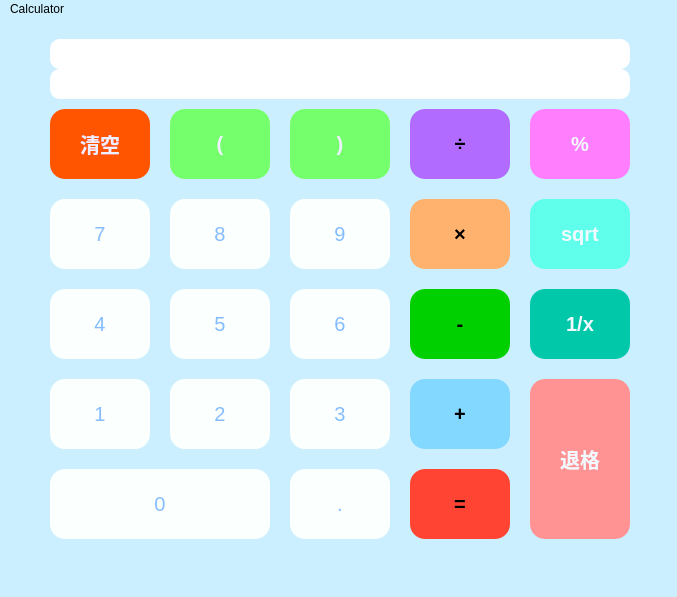
<?xml version="1.0" encoding="UTF-8"?>
<ui version="4.0">
 <class>MainWindow</class>
 <widget class="QMainWindow" name="MainWindow">
  <property name="windowModality">
   <enum>Qt::NonModal</enum>
  </property>
  <property name="geometry">
   <rect>
    <x>0</x>
    <y>0</y>
    <width>677</width>
    <height>597</height>
   </rect>
  </property>
  <property name="windowTitle">
   <string>MainWindow</string>
  </property>
  <property name="windowOpacity">
   <double>100.000000000000000</double>
  </property>
  <property name="styleSheet">
   <string notr="true">background-color:rgb(203, 239, 255);</string>
  </property>
  <widget class="QWidget" name="centralwidget">
   <widget class="QPushButton" name="pushButton_7">
    <property name="enabled">
     <bool>true</bool>
    </property>
    <property name="geometry">
     <rect>
      <x>50</x>
      <y>180</y>
      <width>100</width>
      <height>70</height>
     </rect>
    </property>
    <property name="minimumSize">
     <size>
      <width>0</width>
      <height>0</height>
     </size>
    </property>
    <property name="font">
     <font>
      <pointsize>15</pointsize>
     </font>
    </property>
    <property name="styleSheet">
     <string notr="true">QPushButton{
border-radius:15px;
background-color: rgb(251, 255, 254);
color:rgb(133, 188, 255);
}
QPushButton:hover{
	background-color: rgb(234, 238, 237);
}
QPushButton:pressed{
	background-color:rgb(225, 229, 228);
}</string>
    </property>
    <property name="text">
     <string>7</string>
    </property>
   </widget>
   <widget class="QPushButton" name="pushButton_8">
    <property name="enabled">
     <bool>true</bool>
    </property>
    <property name="geometry">
     <rect>
      <x>170</x>
      <y>180</y>
      <width>100</width>
      <height>70</height>
     </rect>
    </property>
    <property name="minimumSize">
     <size>
      <width>0</width>
      <height>0</height>
     </size>
    </property>
    <property name="font">
     <font>
      <pointsize>15</pointsize>
     </font>
    </property>
    <property name="styleSheet">
     <string notr="true">QPushButton{
border-radius:15px;
background-color: rgb(251, 255, 254);
color:rgb(133, 188, 255);
}
QPushButton:hover{
	background-color: rgb(234, 238, 237);
}
QPushButton:pressed{
	background-color:rgb(225, 229, 228);
}</string>
    </property>
    <property name="text">
     <string>8</string>
    </property>
   </widget>
   <widget class="QPushButton" name="pushButton_9">
    <property name="enabled">
     <bool>true</bool>
    </property>
    <property name="geometry">
     <rect>
      <x>290</x>
      <y>180</y>
      <width>100</width>
      <height>70</height>
     </rect>
    </property>
    <property name="minimumSize">
     <size>
      <width>0</width>
      <height>0</height>
     </size>
    </property>
    <property name="font">
     <font>
      <pointsize>15</pointsize>
      <bold>false</bold>
     </font>
    </property>
    <property name="styleSheet">
     <string notr="true">QPushButton{
border-radius:15px;
background-color: rgb(251, 255, 254);
color:rgb(133, 188, 255);
}
QPushButton:hover{
	background-color: rgb(234, 238, 237);
}
QPushButton:pressed{
	background-color:rgb(225, 229, 228);
}</string>
    </property>
    <property name="text">
     <string>9</string>
    </property>
   </widget>
   <widget class="QPushButton" name="pushButton_6">
    <property name="enabled">
     <bool>true</bool>
    </property>
    <property name="geometry">
     <rect>
      <x>290</x>
      <y>270</y>
      <width>100</width>
      <height>70</height>
     </rect>
    </property>
    <property name="minimumSize">
     <size>
      <width>0</width>
      <height>0</height>
     </size>
    </property>
    <property name="font">
     <font>
      <pointsize>15</pointsize>
     </font>
    </property>
    <property name="styleSheet">
     <string notr="true">QPushButton{
border-radius:15px;
background-color: rgb(251, 255, 254);
color:rgb(133, 188, 255);
}
QPushButton:hover{
	background-color: rgb(234, 238, 237);
}
QPushButton:pressed{
	background-color:rgb(225, 229, 228);
}</string>
    </property>
    <property name="text">
     <string>6</string>
    </property>
   </widget>
   <widget class="QPushButton" name="pushButton_5">
    <property name="enabled">
     <bool>true</bool>
    </property>
    <property name="geometry">
     <rect>
      <x>170</x>
      <y>270</y>
      <width>100</width>
      <height>70</height>
     </rect>
    </property>
    <property name="minimumSize">
     <size>
      <width>0</width>
      <height>0</height>
     </size>
    </property>
    <property name="font">
     <font>
      <pointsize>15</pointsize>
     </font>
    </property>
    <property name="styleSheet">
     <string notr="true">QPushButton{
border-radius:15px;
background-color: rgb(251, 255, 254);
color:rgb(133, 188, 255);
}
QPushButton:hover{
	background-color: rgb(234, 238, 237);
}
QPushButton:pressed{
	background-color:rgb(225, 229, 228);
}</string>
    </property>
    <property name="text">
     <string>5</string>
    </property>
   </widget>
   <widget class="QPushButton" name="pushButton_4">
    <property name="enabled">
     <bool>true</bool>
    </property>
    <property name="geometry">
     <rect>
      <x>50</x>
      <y>270</y>
      <width>100</width>
      <height>70</height>
     </rect>
    </property>
    <property name="minimumSize">
     <size>
      <width>0</width>
      <height>0</height>
     </size>
    </property>
    <property name="font">
     <font>
      <pointsize>15</pointsize>
     </font>
    </property>
    <property name="styleSheet">
     <string notr="true">QPushButton{
border-radius:15px;
background-color: rgb(251, 255, 254);
color:rgb(133, 188, 255);
}
QPushButton:hover{
	background-color: rgb(234, 238, 237);
}
QPushButton:pressed{
	background-color:rgb(225, 229, 228);
}</string>
    </property>
    <property name="text">
     <string>4</string>
    </property>
   </widget>
   <widget class="QPushButton" name="pushButton_1">
    <property name="enabled">
     <bool>true</bool>
    </property>
    <property name="geometry">
     <rect>
      <x>50</x>
      <y>360</y>
      <width>100</width>
      <height>70</height>
     </rect>
    </property>
    <property name="minimumSize">
     <size>
      <width>0</width>
      <height>0</height>
     </size>
    </property>
    <property name="font">
     <font>
      <pointsize>15</pointsize>
     </font>
    </property>
    <property name="styleSheet">
     <string notr="true">QPushButton{
border-radius:15px;
background-color: rgb(251, 255, 254);
color:rgb(133, 188, 255);
}
QPushButton:hover{
	background-color: rgb(234, 238, 237);
}
QPushButton:pressed{
	background-color:rgb(225, 229, 228);
}</string>
    </property>
    <property name="text">
     <string>1</string>
    </property>
   </widget>
   <widget class="QPushButton" name="pushButton_2">
    <property name="enabled">
     <bool>true</bool>
    </property>
    <property name="geometry">
     <rect>
      <x>170</x>
      <y>360</y>
      <width>100</width>
      <height>70</height>
     </rect>
    </property>
    <property name="minimumSize">
     <size>
      <width>0</width>
      <height>0</height>
     </size>
    </property>
    <property name="font">
     <font>
      <pointsize>15</pointsize>
     </font>
    </property>
    <property name="styleSheet">
     <string notr="true">QPushButton{
border-radius:15px;
background-color: rgb(251, 255, 254);
color:rgb(133, 188, 255);
}
QPushButton:hover{
	background-color: rgb(234, 238, 237);
}
QPushButton:pressed{
	background-color:rgb(225, 229, 228);
}</string>
    </property>
    <property name="text">
     <string>2</string>
    </property>
   </widget>
   <widget class="QPushButton" name="pushButton_3">
    <property name="enabled">
     <bool>true</bool>
    </property>
    <property name="geometry">
     <rect>
      <x>290</x>
      <y>360</y>
      <width>100</width>
      <height>70</height>
     </rect>
    </property>
    <property name="minimumSize">
     <size>
      <width>0</width>
      <height>0</height>
     </size>
    </property>
    <property name="font">
     <font>
      <pointsize>15</pointsize>
     </font>
    </property>
    <property name="styleSheet">
     <string notr="true">QPushButton{
border-radius:15px;
background-color: rgb(251, 255, 254);
color:rgb(133, 188, 255);
}
QPushButton:hover{
	background-color: rgb(234, 238, 237);
}
QPushButton:pressed{
	background-color:rgb(225, 229, 228);
}</string>
    </property>
    <property name="text">
     <string>3</string>
    </property>
   </widget>
   <widget class="QPushButton" name="pushButton_clear">
    <property name="enabled">
     <bool>true</bool>
    </property>
    <property name="geometry">
     <rect>
      <x>50</x>
      <y>90</y>
      <width>100</width>
      <height>70</height>
     </rect>
    </property>
    <property name="sizePolicy">
     <sizepolicy hsizetype="Minimum" vsizetype="Fixed">
      <horstretch>0</horstretch>
      <verstretch>0</verstretch>
     </sizepolicy>
    </property>
    <property name="minimumSize">
     <size>
      <width>0</width>
      <height>0</height>
     </size>
    </property>
    <property name="font">
     <font>
      <family>Microsoft YaHei UI</family>
      <pointsize>15</pointsize>
      <italic>false</italic>
      <bold>true</bold>
      <kerning>true</kerning>
     </font>
    </property>
    <property name="cursor">
     <cursorShape>ArrowCursor</cursorShape>
    </property>
    <property name="focusPolicy">
     <enum>Qt::StrongFocus</enum>
    </property>
    <property name="contextMenuPolicy">
     <enum>Qt::DefaultContextMenu</enum>
    </property>
    <property name="styleSheet">
     <string notr="true">QPushButton{
color: rgb(238, 239, 255);
border-radius:15px;
background-color:rgb(255, 85, 0);
font: 700 15pt &quot;Microsoft YaHei UI&quot;;
}
QPushButton:pressed{
	background-color:rgb(231, 77, 0);
}</string>
    </property>
    <property name="text">
     <string>清空</string>
    </property>
    <property name="iconSize">
     <size>
      <width>20</width>
      <height>20</height>
     </size>
    </property>
   </widget>
   <widget class="QPushButton" name="pushButton_divide">
    <property name="enabled">
     <bool>true</bool>
    </property>
    <property name="geometry">
     <rect>
      <x>410</x>
      <y>90</y>
      <width>100</width>
      <height>70</height>
     </rect>
    </property>
    <property name="minimumSize">
     <size>
      <width>0</width>
      <height>0</height>
     </size>
    </property>
    <property name="font">
     <font>
      <family>Microsoft YaHei UI</family>
      <pointsize>15</pointsize>
      <italic>false</italic>
      <bold>true</bold>
     </font>
    </property>
    <property name="styleSheet">
     <string notr="true">QPushButton{
background-color: rgb(177, 108, 255);
border-radius:15px;
font: 700 15pt &quot;Microsoft YaHei UI&quot;;
}
QPushButton:pressed{
	background-color: rgb(101, 48, 206);
}</string>
    </property>
    <property name="text">
     <string>÷</string>
    </property>
   </widget>
   <widget class="QPushButton" name="pushButton_multiply">
    <property name="enabled">
     <bool>true</bool>
    </property>
    <property name="geometry">
     <rect>
      <x>410</x>
      <y>180</y>
      <width>100</width>
      <height>70</height>
     </rect>
    </property>
    <property name="minimumSize">
     <size>
      <width>0</width>
      <height>0</height>
     </size>
    </property>
    <property name="font">
     <font>
      <family>Microsoft YaHei UI</family>
      <pointsize>15</pointsize>
      <italic>false</italic>
      <bold>true</bold>
     </font>
    </property>
    <property name="styleSheet">
     <string notr="true">QPushButton{
border-radius:15px;
font: 700 15pt &quot;Microsoft YaHei UI&quot;;
background-color: rgb(255, 178, 110);
}
QPushButton:pressed{
	background-color: rgb(226, 157, 97);
}</string>
    </property>
    <property name="text">
     <string>×</string>
    </property>
   </widget>
   <widget class="QPushButton" name="pushButton_back">
    <property name="enabled">
     <bool>true</bool>
    </property>
    <property name="geometry">
     <rect>
      <x>530</x>
      <y>360</y>
      <width>100</width>
      <height>160</height>
     </rect>
    </property>
    <property name="minimumSize">
     <size>
      <width>0</width>
      <height>0</height>
     </size>
    </property>
    <property name="font">
     <font>
      <family>Microsoft YaHei UI</family>
      <pointsize>15</pointsize>
      <italic>false</italic>
      <bold>true</bold>
     </font>
    </property>
    <property name="styleSheet">
     <string notr="true">QPushButton{
border-radius:15px;
font: 700 15pt &quot;Microsoft YaHei UI&quot;;
background-color: rgb(255, 147, 147);
color: rgb(242, 249, 255);
}
QPushButton:pressed{
	background-color: rgb(227, 131, 131);
}</string>
    </property>
    <property name="text">
     <string>退格</string>
    </property>
   </widget>
   <widget class="QPushButton" name="pushButton_minus">
    <property name="enabled">
     <bool>true</bool>
    </property>
    <property name="geometry">
     <rect>
      <x>410</x>
      <y>270</y>
      <width>100</width>
      <height>70</height>
     </rect>
    </property>
    <property name="minimumSize">
     <size>
      <width>0</width>
      <height>0</height>
     </size>
    </property>
    <property name="font">
     <font>
      <family>Microsoft YaHei UI</family>
      <pointsize>15</pointsize>
      <italic>false</italic>
      <bold>true</bold>
     </font>
    </property>
    <property name="styleSheet">
     <string notr="true">QPushButton{
border-radius:15px;
background-color: rgb(0, 207, 0);
font: 700 15pt &quot;Microsoft YaHei UI&quot;;
}
QPushButton:pressed{
	background-color: rgb(0, 179, 0);
}
</string>
    </property>
    <property name="text">
     <string>-</string>
    </property>
   </widget>
   <widget class="QPushButton" name="pushButton_add">
    <property name="enabled">
     <bool>true</bool>
    </property>
    <property name="geometry">
     <rect>
      <x>410</x>
      <y>360</y>
      <width>100</width>
      <height>70</height>
     </rect>
    </property>
    <property name="minimumSize">
     <size>
      <width>0</width>
      <height>0</height>
     </size>
    </property>
    <property name="font">
     <font>
      <family>Microsoft YaHei UI</family>
      <pointsize>15</pointsize>
      <italic>false</italic>
      <bold>true</bold>
     </font>
    </property>
    <property name="styleSheet">
     <string notr="true">QPushButton{
border-radius:15px;
background-color: rgb(131, 216, 255);
font: 700 15pt &quot;Microsoft YaHei UI&quot;;
}
QPushButton:pressed{
background-color:rgb(122, 203, 238);
}</string>
    </property>
    <property name="text">
     <string>+</string>
    </property>
   </widget>
   <widget class="QPushButton" name="pushButton_equals">
    <property name="enabled">
     <bool>true</bool>
    </property>
    <property name="geometry">
     <rect>
      <x>410</x>
      <y>450</y>
      <width>100</width>
      <height>70</height>
     </rect>
    </property>
    <property name="minimumSize">
     <size>
      <width>0</width>
      <height>0</height>
     </size>
    </property>
    <property name="font">
     <font>
      <family>Microsoft YaHei UI</family>
      <pointsize>15</pointsize>
      <italic>false</italic>
      <bold>true</bold>
     </font>
    </property>
    <property name="styleSheet">
     <string notr="true">QPushButton{
background-color: rgb(255, 68, 51);
border-radius:15px;
font: 700 15pt &quot;Microsoft YaHei UI&quot;;
}
QPushButton:pressed{
background-color:rgb(230, 61, 46);
}</string>
    </property>
    <property name="text">
     <string>=</string>
    </property>
   </widget>
   <widget class="QPushButton" name="pushButton_dot">
    <property name="enabled">
     <bool>true</bool>
    </property>
    <property name="geometry">
     <rect>
      <x>290</x>
      <y>450</y>
      <width>100</width>
      <height>70</height>
     </rect>
    </property>
    <property name="minimumSize">
     <size>
      <width>0</width>
      <height>0</height>
     </size>
    </property>
    <property name="font">
     <font>
      <pointsize>15</pointsize>
     </font>
    </property>
    <property name="styleSheet">
     <string notr="true">QPushButton{
border-radius:15px;
background-color: rgb(251, 255, 254);
color:rgb(133, 188, 255);
}
QPushButton:hover{
	background-color: rgb(234, 238, 237);
}
QPushButton:pressed{
	background-color:rgb(225, 229, 228);
}</string>
    </property>
    <property name="text">
     <string>.</string>
    </property>
   </widget>
   <widget class="QPushButton" name="pushButton_0">
    <property name="enabled">
     <bool>true</bool>
    </property>
    <property name="geometry">
     <rect>
      <x>50</x>
      <y>450</y>
      <width>220</width>
      <height>70</height>
     </rect>
    </property>
    <property name="minimumSize">
     <size>
      <width>0</width>
      <height>0</height>
     </size>
    </property>
    <property name="font">
     <font>
      <pointsize>15</pointsize>
     </font>
    </property>
    <property name="styleSheet">
     <string notr="true">QPushButton{
border-radius:15px;
background-color: rgb(251, 255, 254);
color:rgb(133, 188, 255);
}
QPushButton:hover{
	background-color: rgb(234, 238, 237);
}
QPushButton:pressed{
	background-color:rgb(225, 229, 228);
}</string>
    </property>
    <property name="text">
     <string>0</string>
    </property>
   </widget>
   <widget class="QLabel" name="label">
    <property name="geometry">
     <rect>
      <x>50</x>
      <y>20</y>
      <width>580</width>
      <height>30</height>
     </rect>
    </property>
    <property name="styleSheet">
     <string notr="true">border-radius:10px;
font: 12pt &quot;Microsoft YaHei UI&quot;;
color:rgb(0, 0, 0);
background-color:rgb(255, 255, 255);</string>
    </property>
    <property name="text">
     <string/>
    </property>
   </widget>
   <widget class="QLabel" name="label_2">
    <property name="geometry">
     <rect>
      <x>50</x>
      <y>50</y>
      <width>580</width>
      <height>30</height>
     </rect>
    </property>
    <property name="styleSheet">
     <string notr="true">border-radius:10px;
font: 12pt &quot;Microsoft YaHei UI&quot;;
color:rgb(0, 0, 0);
background-color:rgb(255, 255, 255);</string>
    </property>
    <property name="text">
     <string/>
    </property>
   </widget>
   <widget class="QPushButton" name="pushButton_left">
    <property name="enabled">
     <bool>true</bool>
    </property>
    <property name="geometry">
     <rect>
      <x>170</x>
      <y>90</y>
      <width>100</width>
      <height>70</height>
     </rect>
    </property>
    <property name="minimumSize">
     <size>
      <width>0</width>
      <height>0</height>
     </size>
    </property>
    <property name="font">
     <font>
      <family>Microsoft YaHei UI</family>
      <pointsize>15</pointsize>
      <italic>false</italic>
      <bold>true</bold>
     </font>
    </property>
    <property name="styleSheet">
     <string notr="true">QPushButton{
color: rgb(238, 239, 255);
border-radius:15px;
background-color: rgb(118, 255, 108);
font: 700 15pt &quot;Microsoft YaHei UI&quot;;
}
QPushButton:pressed{
	background-color:rgb(107, 227, 96),;
}</string>
    </property>
    <property name="text">
     <string>(</string>
    </property>
   </widget>
   <widget class="QPushButton" name="pushButton_percent">
    <property name="enabled">
     <bool>true</bool>
    </property>
    <property name="geometry">
     <rect>
      <x>530</x>
      <y>90</y>
      <width>100</width>
      <height>70</height>
     </rect>
    </property>
    <property name="minimumSize">
     <size>
      <width>0</width>
      <height>0</height>
     </size>
    </property>
    <property name="font">
     <font>
      <family>Microsoft YaHei UI</family>
      <pointsize>15</pointsize>
      <italic>false</italic>
      <bold>true</bold>
     </font>
    </property>
    <property name="styleSheet">
     <string notr="true">QPushButton{
color: rgb(242, 249, 255);border-radius:15px;
font: 700 15pt &quot;Microsoft YaHei UI&quot;;
background-color: rgb(255, 126, 253)
}
QPushButton:pressed{
	background-color:rgb(234, 116, 234)
}</string>
    </property>
    <property name="text">
     <string>%</string>
    </property>
   </widget>
   <widget class="QPushButton" name="pushButton_sqrt">
    <property name="enabled">
     <bool>true</bool>
    </property>
    <property name="geometry">
     <rect>
      <x>530</x>
      <y>180</y>
      <width>100</width>
      <height>70</height>
     </rect>
    </property>
    <property name="minimumSize">
     <size>
      <width>0</width>
      <height>0</height>
     </size>
    </property>
    <property name="font">
     <font>
      <family>Microsoft YaHei UI</family>
      <pointsize>15</pointsize>
      <italic>false</italic>
      <bold>true</bold>
     </font>
    </property>
    <property name="styleSheet">
     <string notr="true">QPushButton{
color: rgb(242, 249, 255);border-radius:15px;
font: 700 15pt &quot;Microsoft YaHei UI&quot;;
background-color: rgb(96, 255, 236);
}
QPushButton:pressed{
	background-color: rgb(90, 240, 220);
}</string>
    </property>
    <property name="text">
     <string>sqrt</string>
    </property>
   </widget>
   <widget class="QPushButton" name="pushButton_fen">
    <property name="enabled">
     <bool>true</bool>
    </property>
    <property name="geometry">
     <rect>
      <x>530</x>
      <y>270</y>
      <width>100</width>
      <height>70</height>
     </rect>
    </property>
    <property name="minimumSize">
     <size>
      <width>0</width>
      <height>0</height>
     </size>
    </property>
    <property name="font">
     <font>
      <family>Microsoft YaHei UI</family>
      <pointsize>15</pointsize>
      <italic>false</italic>
      <bold>true</bold>
     </font>
    </property>
    <property name="styleSheet">
     <string notr="true">QPushButton{
color: rgb(242, 249, 255);border-radius:15px;
font: 700 15pt &quot;Microsoft YaHei UI&quot;;
background-color:rgb(2, 200, 170);
}
QPushButton:pressed{
	background-color: rgb(2, 186, 155);
}</string>
    </property>
    <property name="text">
     <string>1/x</string>
    </property>
   </widget>
   <widget class="QPushButton" name="pushButton_right">
    <property name="enabled">
     <bool>true</bool>
    </property>
    <property name="geometry">
     <rect>
      <x>290</x>
      <y>90</y>
      <width>100</width>
      <height>70</height>
     </rect>
    </property>
    <property name="minimumSize">
     <size>
      <width>0</width>
      <height>0</height>
     </size>
    </property>
    <property name="font">
     <font>
      <family>Microsoft YaHei UI</family>
      <pointsize>15</pointsize>
      <italic>false</italic>
      <bold>true</bold>
     </font>
    </property>
    <property name="styleSheet">
     <string notr="true">QPushButton{
color: rgb(238, 239, 255);
border-radius:15px;
background-color: rgb(118, 255, 108);
font: 700 15pt &quot;Microsoft YaHei UI&quot;;
}
QPushButton:pressed{
	background-color:rgb(107, 227, 96),;
}</string>
    </property>
    <property name="text">
     <string>)</string>
    </property>
   </widget>
  </widget>
  <widget class="QMenuBar" name="menubar">
   <property name="geometry">
    <rect>
     <x>0</x>
     <y>0</y>
     <width>677</width>
     <height>26</height>
    </rect>
   </property>
   <widget class="QMenu" name="menuCalculator">
    <property name="title">
     <string>Calculator</string>
    </property>
   </widget>
   <addaction name="menuCalculator"/>
  </widget>
 </widget>
 <resources/>
 <connections/>
</ui>
